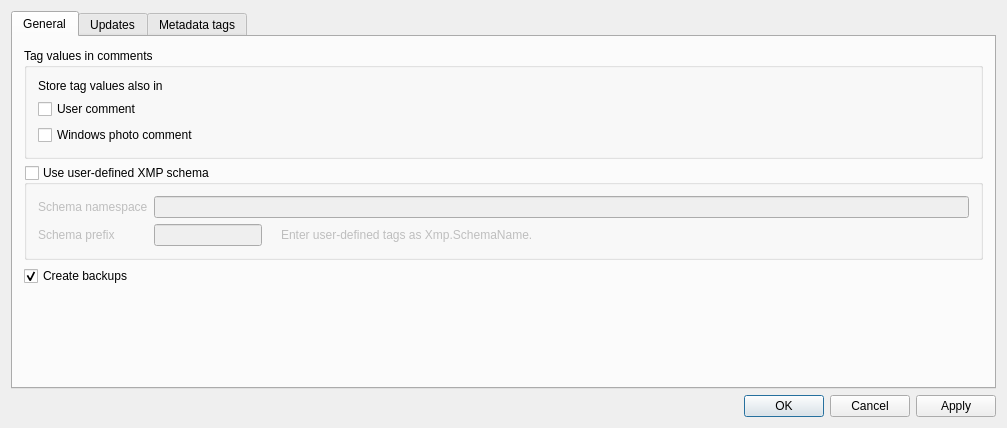
<?xml version="1.0" encoding="UTF-8"?>
<ui version="4.0">
 <class>AnalogExifOptionsClass</class>
 <widget class="QDialog" name="AnalogExifOptionsClass">
  <property name="windowModality">
   <enum>Qt::ApplicationModal</enum>
  </property>
  <property name="geometry">
   <rect>
    <x>0</x>
    <y>0</y>
    <width>1007</width>
    <height>428</height>
   </rect>
  </property>
  <property name="windowTitle">
   <string>Options[*]</string>
  </property>
  <property name="windowIcon">
   <iconset resource="../analogexif.qrc">
    <normaloff>:/images/icons/cog.png</normaloff>:/images/icons/cog.png</iconset>
  </property>
  <property name="modal">
   <bool>true</bool>
  </property>
  <layout class="QVBoxLayout" name="verticalLayout">
   <item>
    <widget class="QTabWidget" name="tabWidget">
     <property name="currentIndex">
      <number>0</number>
     </property>
     <widget class="QWidget" name="tab_3">
      <attribute name="title">
       <string>General</string>
      </attribute>
      <layout class="QVBoxLayout" name="verticalLayout_3">
       <item>
        <widget class="QGroupBox" name="groupBox_2">
         <property name="title">
          <string>Tag values in comments</string>
         </property>
         <layout class="QVBoxLayout" name="verticalLayout_5">
          <item>
           <widget class="QLabel" name="label_2">
            <property name="text">
             <string>Store tag values also in</string>
            </property>
           </widget>
          </item>
          <item>
           <widget class="QCheckBox" name="etagsCboxStorageUser">
            <property name="toolTip">
             <string>Store extra tags in Exif.Photo.UserComment tag data</string>
            </property>
            <property name="text">
             <string>User comment</string>
            </property>
            <property name="checked">
             <bool>false</bool>
            </property>
           </widget>
          </item>
          <item>
           <widget class="QCheckBox" name="etagsCboxStorageXp">
            <property name="toolTip">
             <string>Store extra tags in Microsoft Windows comment tag</string>
            </property>
            <property name="statusTip">
             <string/>
            </property>
            <property name="text">
             <string>Windows photo comment</string>
            </property>
           </widget>
          </item>
         </layout>
        </widget>
       </item>
       <item>
        <widget class="QGroupBox" name="userNsGBox">
         <property name="title">
          <string>Use user-defined XMP schema</string>
         </property>
         <property name="checkable">
          <bool>true</bool>
         </property>
         <property name="checked">
          <bool>false</bool>
         </property>
         <layout class="QGridLayout" name="gridLayout">
          <item row="0" column="0">
           <widget class="QLabel" name="label_3">
            <property name="sizePolicy">
             <sizepolicy hsizetype="Fixed" vsizetype="Preferred">
              <horstretch>0</horstretch>
              <verstretch>0</verstretch>
             </sizepolicy>
            </property>
            <property name="text">
             <string>Schema namespace</string>
            </property>
           </widget>
          </item>
          <item row="0" column="1" colspan="2">
           <widget class="QLineEdit" name="userNsEdit">
            <property name="sizePolicy">
             <sizepolicy hsizetype="Preferred" vsizetype="Fixed">
              <horstretch>0</horstretch>
              <verstretch>0</verstretch>
             </sizepolicy>
            </property>
            <property name="toolTip">
             <string>XMP schema namespace URI (e.g. http://purl.org/dc/elements/1.1/)</string>
            </property>
           </widget>
          </item>
          <item row="1" column="0">
           <widget class="QLabel" name="label_4">
            <property name="sizePolicy">
             <sizepolicy hsizetype="Fixed" vsizetype="Preferred">
              <horstretch>0</horstretch>
              <verstretch>0</verstretch>
             </sizepolicy>
            </property>
            <property name="text">
             <string>Schema prefix</string>
            </property>
           </widget>
          </item>
          <item row="1" column="1">
           <widget class="QLineEdit" name="userNsPrefix">
            <property name="sizePolicy">
             <sizepolicy hsizetype="Fixed" vsizetype="Fixed">
              <horstretch>0</horstretch>
              <verstretch>0</verstretch>
             </sizepolicy>
            </property>
            <property name="toolTip">
             <string>Schema prefix</string>
            </property>
           </widget>
          </item>
          <item row="1" column="2">
           <layout class="QHBoxLayout" name="horizontalLayout_5">
            <property name="spacing">
             <number>6</number>
            </property>
            <property name="sizeConstraint">
             <enum>QLayout::SetMaximumSize</enum>
            </property>
            <item>
             <widget class="QLabel" name="userNsLabel1">
              <property name="sizePolicy">
               <sizepolicy hsizetype="Fixed" vsizetype="Preferred">
                <horstretch>0</horstretch>
                <verstretch>0</verstretch>
               </sizepolicy>
              </property>
              <property name="text">
               <string/>
              </property>
              <property name="pixmap">
               <pixmap resource="../analogexif.qrc">:/images/icons/information.png</pixmap>
              </property>
             </widget>
            </item>
            <item>
             <widget class="QLabel" name="userNsLabel2">
              <property name="sizePolicy">
               <sizepolicy hsizetype="Preferred" vsizetype="Preferred">
                <horstretch>0</horstretch>
                <verstretch>0</verstretch>
               </sizepolicy>
              </property>
              <property name="text">
               <string>Enter user-defined tags as Xmp.SchemaName.&lt;Tag Name&gt;</string>
              </property>
             </widget>
            </item>
           </layout>
          </item>
         </layout>
        </widget>
       </item>
       <item>
        <widget class="QCheckBox" name="createBkpCbox">
         <property name="toolTip">
          <string>Create file backups before modification</string>
         </property>
         <property name="text">
          <string>Create backups</string>
         </property>
         <property name="checked">
          <bool>true</bool>
         </property>
        </widget>
       </item>
       <item>
        <spacer name="verticalSpacer_2">
         <property name="orientation">
          <enum>Qt::Vertical</enum>
         </property>
         <property name="sizeHint" stdset="0">
          <size>
           <width>20</width>
           <height>40</height>
          </size>
         </property>
        </spacer>
       </item>
      </layout>
     </widget>
     <widget class="QWidget" name="tab">
      <attribute name="title">
       <string>Updates</string>
      </attribute>
      <layout class="QVBoxLayout" name="verticalLayout_6">
       <item>
        <layout class="QHBoxLayout" name="horizontalLayout_3">
         <item>
          <widget class="QLabel" name="label_5">
           <property name="text">
            <string>Check for program updates</string>
           </property>
          </widget>
         </item>
         <item>
          <widget class="QComboBox" name="updCheckInterval">
           <item>
            <property name="text">
             <string>Never</string>
            </property>
           </item>
           <item>
            <property name="text">
             <string>Every day</string>
            </property>
           </item>
           <item>
            <property name="text">
             <string>Every week</string>
            </property>
           </item>
           <item>
            <property name="text">
             <string>Every month</string>
            </property>
           </item>
          </widget>
         </item>
         <item>
          <widget class="QPushButton" name="updCheckBtn">
           <property name="text">
            <string>&amp;Check now</string>
           </property>
          </widget>
         </item>
         <item>
          <spacer name="horizontalSpacer_3">
           <property name="orientation">
            <enum>Qt::Horizontal</enum>
           </property>
           <property name="sizeHint" stdset="0">
            <size>
             <width>40</width>
             <height>20</height>
            </size>
           </property>
          </spacer>
         </item>
        </layout>
       </item>
       <item>
        <widget class="QGroupBox" name="updProxyGBox">
         <property name="title">
          <string>Use proxy for network access</string>
         </property>
         <property name="checkable">
          <bool>true</bool>
         </property>
         <property name="checked">
          <bool>false</bool>
         </property>
         <layout class="QVBoxLayout" name="verticalLayout_4">
          <item>
           <layout class="QGridLayout" name="gridLayout_2" columnstretch="0,0,0,0,0,0">
            <item row="1" column="0">
             <widget class="QLabel" name="label_7">
              <property name="text">
               <string>Proxy address:</string>
              </property>
             </widget>
            </item>
            <item row="1" column="1" colspan="2">
             <widget class="QLineEdit" name="proxyAddress">
              <property name="sizePolicy">
               <sizepolicy hsizetype="MinimumExpanding" vsizetype="Fixed">
                <horstretch>0</horstretch>
                <verstretch>0</verstretch>
               </sizepolicy>
              </property>
              <property name="minimumSize">
               <size>
                <width>200</width>
                <height>0</height>
               </size>
              </property>
              <property name="inputMethodHints">
               <set>Qt::ImhUrlCharactersOnly</set>
              </property>
             </widget>
            </item>
            <item row="1" column="3">
             <widget class="QLabel" name="label_8">
              <property name="text">
               <string>Port:</string>
              </property>
             </widget>
            </item>
            <item row="1" column="4">
             <widget class="QSpinBox" name="proxyPort">
              <property name="sizePolicy">
               <sizepolicy hsizetype="Fixed" vsizetype="Fixed">
                <horstretch>0</horstretch>
                <verstretch>0</verstretch>
               </sizepolicy>
              </property>
              <property name="minimumSize">
               <size>
                <width>75</width>
                <height>0</height>
               </size>
              </property>
              <property name="maximum">
               <number>9999</number>
              </property>
              <property name="value">
               <number>80</number>
              </property>
             </widget>
            </item>
            <item row="2" column="0">
             <widget class="QLabel" name="label_9">
              <property name="text">
               <string>User name:</string>
              </property>
             </widget>
            </item>
            <item row="2" column="1" colspan="2">
             <widget class="QLineEdit" name="proxyUsername">
              <property name="sizePolicy">
               <sizepolicy hsizetype="MinimumExpanding" vsizetype="Fixed">
                <horstretch>0</horstretch>
                <verstretch>0</verstretch>
               </sizepolicy>
              </property>
              <property name="minimumSize">
               <size>
                <width>200</width>
                <height>0</height>
               </size>
              </property>
             </widget>
            </item>
            <item row="3" column="0">
             <widget class="QLabel" name="label_10">
              <property name="text">
               <string>Password:</string>
              </property>
             </widget>
            </item>
            <item row="3" column="1" colspan="2">
             <widget class="QLineEdit" name="proxyPassword">
              <property name="sizePolicy">
               <sizepolicy hsizetype="MinimumExpanding" vsizetype="Fixed">
                <horstretch>0</horstretch>
                <verstretch>0</verstretch>
               </sizepolicy>
              </property>
              <property name="minimumSize">
               <size>
                <width>200</width>
                <height>0</height>
               </size>
              </property>
              <property name="inputMethodHints">
               <set>Qt::ImhNoAutoUppercase|Qt::ImhNoPredictiveText|Qt::ImhSensitiveData</set>
              </property>
              <property name="echoMode">
               <enum>QLineEdit::PasswordEchoOnEdit</enum>
              </property>
             </widget>
            </item>
            <item row="0" column="1">
             <widget class="QComboBox" name="proxyTypeCBox">
              <property name="sizePolicy">
               <sizepolicy hsizetype="Fixed" vsizetype="Fixed">
                <horstretch>0</horstretch>
                <verstretch>0</verstretch>
               </sizepolicy>
              </property>
              <property name="minimumSize">
               <size>
                <width>75</width>
                <height>0</height>
               </size>
              </property>
              <item>
               <property name="text">
                <string>HTTP</string>
               </property>
              </item>
              <item>
               <property name="text">
                <string>SOCKS5</string>
               </property>
              </item>
             </widget>
            </item>
            <item row="0" column="0">
             <widget class="QLabel" name="label_6">
              <property name="text">
               <string>Proxy type</string>
              </property>
             </widget>
            </item>
            <item row="1" column="5">
             <spacer name="horizontalSpacer_4">
              <property name="orientation">
               <enum>Qt::Horizontal</enum>
              </property>
              <property name="sizeHint" stdset="0">
               <size>
                <width>40</width>
                <height>20</height>
               </size>
              </property>
             </spacer>
            </item>
           </layout>
          </item>
         </layout>
        </widget>
       </item>
       <item>
        <spacer name="verticalSpacer">
         <property name="orientation">
          <enum>Qt::Vertical</enum>
         </property>
         <property name="sizeHint" stdset="0">
          <size>
           <width>20</width>
           <height>162</height>
          </size>
         </property>
        </spacer>
       </item>
      </layout>
     </widget>
     <widget class="QWidget" name="tab_2">
      <attribute name="title">
       <string>Metadata tags</string>
      </attribute>
      <layout class="QVBoxLayout" name="verticalLayout_2">
       <property name="spacing">
        <number>1</number>
       </property>
       <item>
        <layout class="QHBoxLayout" name="horizontalLayout_4">
         <property name="spacing">
          <number>0</number>
         </property>
         <item>
          <widget class="QLabel" name="label">
           <property name="text">
            <string>Equipment templates</string>
           </property>
          </widget>
         </item>
         <item>
          <spacer name="horizontalSpacer_2">
           <property name="orientation">
            <enum>Qt::Horizontal</enum>
           </property>
           <property name="sizeHint" stdset="0">
            <size>
             <width>40</width>
             <height>20</height>
            </size>
           </property>
          </spacer>
         </item>
         <item>
          <widget class="QToolButton" name="addBtn">
           <property name="toolTip">
            <string>Add new tag</string>
           </property>
           <property name="text">
            <string>...</string>
           </property>
           <property name="icon">
            <iconset resource="../analogexif.qrc">
             <normaloff>:/images/icons/add.png</normaloff>:/images/icons/add.png</iconset>
           </property>
           <property name="autoRaise">
            <bool>true</bool>
           </property>
          </widget>
         </item>
         <item>
          <widget class="QToolButton" name="delBtn">
           <property name="enabled">
            <bool>false</bool>
           </property>
           <property name="toolTip">
            <string>Delete</string>
           </property>
           <property name="text">
            <string>...</string>
           </property>
           <property name="icon">
            <iconset resource="../analogexif.qrc">
             <normaloff>:/images/icons/delete.png</normaloff>:/images/icons/delete.png</iconset>
           </property>
           <property name="autoRaise">
            <bool>true</bool>
           </property>
          </widget>
         </item>
         <item>
          <widget class="QToolButton" name="upBtn">
           <property name="enabled">
            <bool>false</bool>
           </property>
           <property name="toolTip">
            <string>Move tag up</string>
           </property>
           <property name="text">
            <string>...</string>
           </property>
           <property name="icon">
            <iconset resource="../analogexif.qrc">
             <normaloff>:/images/icons/bullet_arrow_up.png</normaloff>:/images/icons/bullet_arrow_up.png</iconset>
           </property>
           <property name="autoRaise">
            <bool>true</bool>
           </property>
          </widget>
         </item>
         <item>
          <widget class="QToolButton" name="downBtn">
           <property name="enabled">
            <bool>false</bool>
           </property>
           <property name="toolTip">
            <string>Move tag down</string>
           </property>
           <property name="text">
            <string>...</string>
           </property>
           <property name="icon">
            <iconset resource="../analogexif.qrc">
             <normaloff>:/images/icons/bullet_arrow_down.png</normaloff>:/images/icons/bullet_arrow_down.png</iconset>
           </property>
           <property name="autoRaise">
            <bool>true</bool>
           </property>
          </widget>
         </item>
        </layout>
       </item>
       <item>
        <layout class="QHBoxLayout" name="horizontalLayout_2">
         <property name="spacing">
          <number>0</number>
         </property>
         <item>
          <widget class="QListWidget" name="gearTypesList">
           <property name="sizePolicy">
            <sizepolicy hsizetype="Expanding" vsizetype="Expanding">
             <horstretch>20</horstretch>
             <verstretch>0</verstretch>
            </sizepolicy>
           </property>
           <property name="font">
            <font>
             <kerning>true</kerning>
            </font>
           </property>
           <property name="editTriggers">
            <set>QAbstractItemView::NoEditTriggers</set>
           </property>
           <property name="uniformItemSizes">
            <bool>true</bool>
           </property>
          </widget>
         </item>
         <item>
          <widget class="OptGearTemplateView" name="gearTemplateView">
           <property name="sizePolicy">
            <sizepolicy hsizetype="Expanding" vsizetype="Expanding">
             <horstretch>80</horstretch>
             <verstretch>0</verstretch>
            </sizepolicy>
           </property>
           <property name="font">
            <font>
             <kerning>true</kerning>
            </font>
           </property>
           <property name="contextMenuPolicy">
            <enum>Qt::CustomContextMenu</enum>
           </property>
           <property name="editTriggers">
            <set>QAbstractItemView::AnyKeyPressed|QAbstractItemView::DoubleClicked|QAbstractItemView::EditKeyPressed|QAbstractItemView::SelectedClicked</set>
           </property>
           <property name="alternatingRowColors">
            <bool>true</bool>
           </property>
           <property name="selectionMode">
            <enum>QAbstractItemView::SingleSelection</enum>
           </property>
           <property name="selectionBehavior">
            <enum>QAbstractItemView::SelectRows</enum>
           </property>
           <property name="wordWrap">
            <bool>false</bool>
           </property>
           <attribute name="horizontalHeaderMinimumSectionSize">
            <number>15</number>
           </attribute>
           <attribute name="horizontalHeaderHighlightSections">
            <bool>false</bool>
           </attribute>
           <attribute name="verticalHeaderVisible">
            <bool>false</bool>
           </attribute>
           <attribute name="verticalHeaderMinimumSectionSize">
            <number>15</number>
           </attribute>
           <attribute name="verticalHeaderDefaultSectionSize">
            <number>15</number>
           </attribute>
          </widget>
         </item>
        </layout>
       </item>
      </layout>
     </widget>
    </widget>
   </item>
   <item>
    <layout class="QHBoxLayout" name="horizontalLayout">
     <item>
      <spacer name="horizontalSpacer">
       <property name="orientation">
        <enum>Qt::Horizontal</enum>
       </property>
       <property name="sizeHint" stdset="0">
        <size>
         <width>40</width>
         <height>20</height>
        </size>
       </property>
      </spacer>
     </item>
     <item>
      <widget class="QDialogButtonBox" name="buttonBox">
       <property name="standardButtons">
        <set>QDialogButtonBox::Apply|QDialogButtonBox::Cancel|QDialogButtonBox::Ok</set>
       </property>
      </widget>
     </item>
    </layout>
   </item>
  </layout>
  <action name="actionAdd_new_tag">
   <property name="text">
    <string>Add new tag</string>
   </property>
   <property name="toolTip">
    <string>Add new tag to the equipment template</string>
   </property>
   <property name="shortcut">
    <string>Ins</string>
   </property>
  </action>
  <action name="actionDelete">
   <property name="text">
    <string>Delete</string>
   </property>
   <property name="toolTip">
    <string>Delete tag from the equipment template</string>
   </property>
   <property name="shortcut">
    <string>Del</string>
   </property>
  </action>
  <action name="actionMove_up">
   <property name="text">
    <string>Move up</string>
   </property>
   <property name="shortcut">
    <string>Ctrl+Up</string>
   </property>
  </action>
  <action name="actionMove_down">
   <property name="text">
    <string>Move down</string>
   </property>
   <property name="shortcut">
    <string>Ctrl+Down</string>
   </property>
  </action>
 </widget>
 <layoutdefault spacing="6" margin="11"/>
 <customwidgets>
  <customwidget>
   <class>OptGearTemplateView</class>
   <extends>QTableView</extends>
   <header>optgeartemplateview.h</header>
  </customwidget>
 </customwidgets>
 <tabstops>
  <tabstop>tabWidget</tabstop>
  <tabstop>gearTypesList</tabstop>
  <tabstop>gearTemplateView</tabstop>
 </tabstops>
 <resources>
  <include location="../analogexif.qrc"/>
  <include location="analogexif.qrc"/>
 </resources>
 <connections>
  <connection>
   <sender>addBtn</sender>
   <signal>clicked()</signal>
   <receiver>actionAdd_new_tag</receiver>
   <slot>trigger()</slot>
   <hints>
    <hint type="sourcelabel">
     <x>570</x>
     <y>51</y>
    </hint>
    <hint type="destinationlabel">
     <x>-1</x>
     <y>-1</y>
    </hint>
   </hints>
  </connection>
  <connection>
   <sender>delBtn</sender>
   <signal>clicked()</signal>
   <receiver>actionDelete</receiver>
   <slot>trigger()</slot>
   <hints>
    <hint type="sourcelabel">
     <x>593</x>
     <y>51</y>
    </hint>
    <hint type="destinationlabel">
     <x>-1</x>
     <y>-1</y>
    </hint>
   </hints>
  </connection>
  <connection>
   <sender>upBtn</sender>
   <signal>clicked()</signal>
   <receiver>actionMove_up</receiver>
   <slot>trigger()</slot>
   <hints>
    <hint type="sourcelabel">
     <x>570</x>
     <y>51</y>
    </hint>
    <hint type="destinationlabel">
     <x>-1</x>
     <y>-1</y>
    </hint>
   </hints>
  </connection>
  <connection>
   <sender>downBtn</sender>
   <signal>clicked()</signal>
   <receiver>actionMove_down</receiver>
   <slot>trigger()</slot>
   <hints>
    <hint type="sourcelabel">
     <x>593</x>
     <y>51</y>
    </hint>
    <hint type="destinationlabel">
     <x>-1</x>
     <y>-1</y>
    </hint>
   </hints>
  </connection>
 </connections>
</ui>
